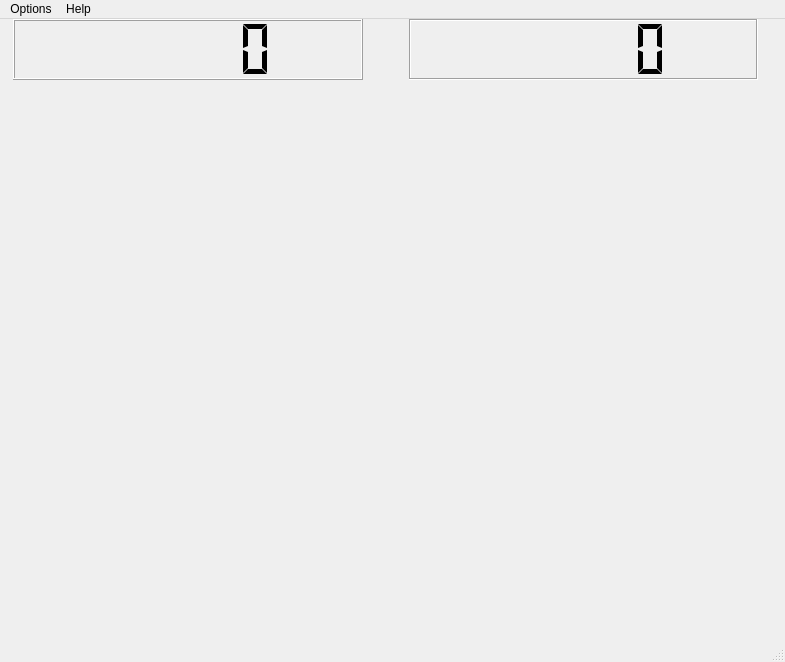
<?xml version="1.0" encoding="UTF-8"?>
<ui version="4.0">
 <class>MainWindow</class>
 <widget class="QMainWindow" name="MainWindow">
  <property name="geometry">
   <rect>
    <x>0</x>
    <y>0</y>
    <width>785</width>
    <height>662</height>
   </rect>
  </property>
  <property name="sizePolicy">
   <sizepolicy hsizetype="Fixed" vsizetype="Fixed">
    <horstretch>10</horstretch>
    <verstretch>10</verstretch>
   </sizepolicy>
  </property>
  <property name="windowTitle">
   <string>MainWindow</string>
  </property>
  <property name="autoFillBackground">
   <bool>false</bool>
  </property>
  <widget class="QWidget" name="centralwidget">
   <property name="sizePolicy">
    <sizepolicy hsizetype="Expanding" vsizetype="Expanding">
     <horstretch>0</horstretch>
     <verstretch>0</verstretch>
    </sizepolicy>
   </property>
   <widget class="QWidget" name="horizontalLayoutWidget">
    <property name="geometry">
     <rect>
      <x>0</x>
      <y>0</y>
      <width>771</width>
      <height>61</height>
     </rect>
    </property>
    <layout class="QHBoxLayout" name="horizontalLayout">
     <property name="sizeConstraint">
      <enum>QLayout::SetMinAndMaxSize</enum>
     </property>
     <item>
      <spacer name="horizontalSpacer_2">
       <property name="orientation">
        <enum>Qt::Horizontal</enum>
       </property>
       <property name="sizeType">
        <enum>QSizePolicy::Fixed</enum>
       </property>
       <property name="sizeHint" stdset="0">
        <size>
         <width>13</width>
         <height>20</height>
        </size>
       </property>
      </spacer>
     </item>
     <item>
      <widget class="QLCDNumber" name="lcdTotalMines">
       <property name="font">
        <font>
         <strikeout>false</strikeout>
        </font>
       </property>
       <property name="layoutDirection">
        <enum>Qt::RightToLeft</enum>
       </property>
       <property name="autoFillBackground">
        <bool>true</bool>
       </property>
       <property name="smallDecimalPoint">
        <bool>true</bool>
       </property>
       <property name="segmentStyle">
        <enum>QLCDNumber::Flat</enum>
       </property>
       <property name="value" stdset="0">
        <double>0.000000000000000</double>
       </property>
      </widget>
     </item>
     <item>
      <spacer name="horizontalSpacer">
       <property name="orientation">
        <enum>Qt::Horizontal</enum>
       </property>
       <property name="sizeType">
        <enum>QSizePolicy::Minimum</enum>
       </property>
       <property name="sizeHint" stdset="0">
        <size>
         <width>40</width>
         <height>20</height>
        </size>
       </property>
      </spacer>
     </item>
     <item>
      <widget class="QLCDNumber" name="lcdMovements">
       <property name="autoFillBackground">
        <bool>true</bool>
       </property>
       <property name="frameShadow">
        <enum>QFrame::Sunken</enum>
       </property>
       <property name="smallDecimalPoint">
        <bool>true</bool>
       </property>
       <property name="segmentStyle">
        <enum>QLCDNumber::Flat</enum>
       </property>
      </widget>
     </item>
     <item>
      <spacer name="horizontalSpacer_3">
       <property name="orientation">
        <enum>Qt::Horizontal</enum>
       </property>
       <property name="sizeType">
        <enum>QSizePolicy::Fixed</enum>
       </property>
       <property name="sizeHint" stdset="0">
        <size>
         <width>13</width>
         <height>20</height>
        </size>
       </property>
      </spacer>
     </item>
    </layout>
   </widget>
  </widget>
  <widget class="QMenuBar" name="menubar">
   <property name="geometry">
    <rect>
     <x>0</x>
     <y>0</y>
     <width>785</width>
     <height>22</height>
    </rect>
   </property>
   <widget class="QMenu" name="menuOptions">
    <property name="title">
     <string>Options</string>
    </property>
    <addaction name="actionRestart"/>
   </widget>
   <widget class="QMenu" name="menuHelp">
    <property name="title">
     <string>Help</string>
    </property>
   </widget>
   <addaction name="menuOptions"/>
   <addaction name="menuHelp"/>
  </widget>
  <widget class="QStatusBar" name="statusbar"/>
  <action name="actionRestart">
   <property name="text">
    <string>Restart</string>
   </property>
  </action>
 </widget>
 <resources/>
 <connections/>
</ui>
